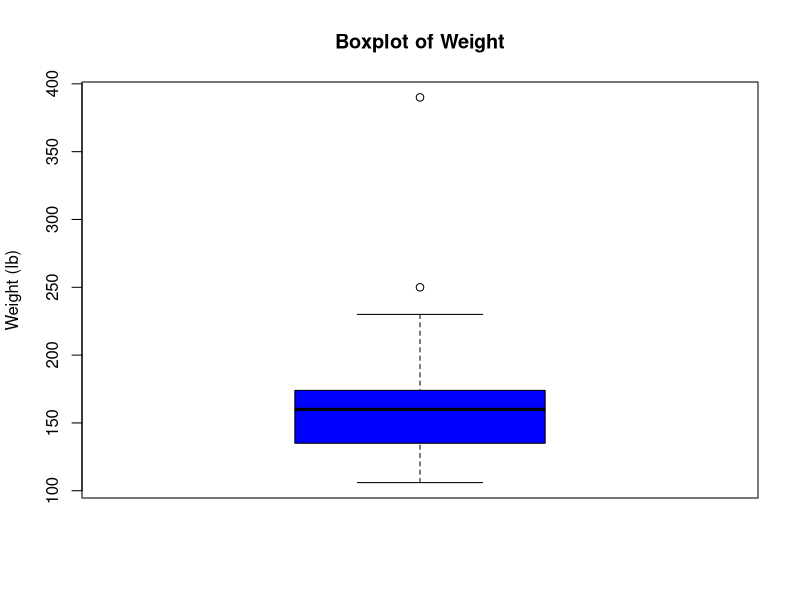
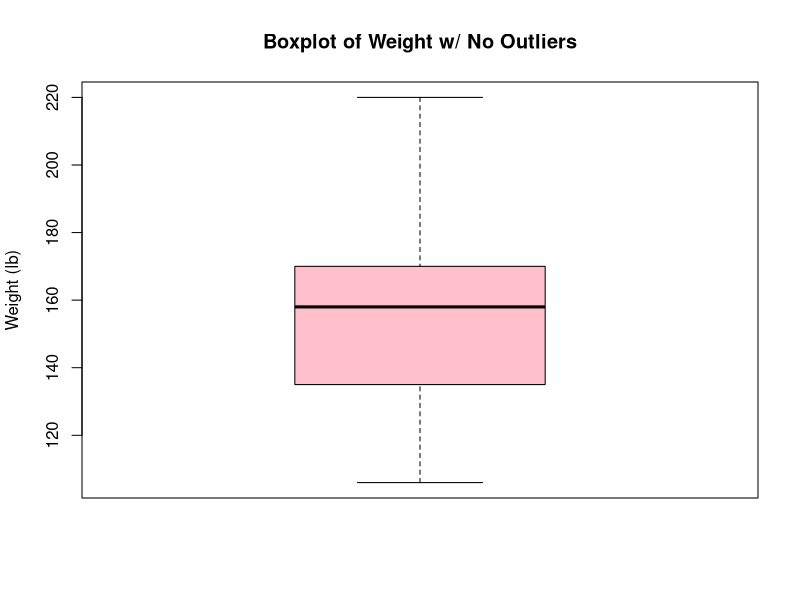
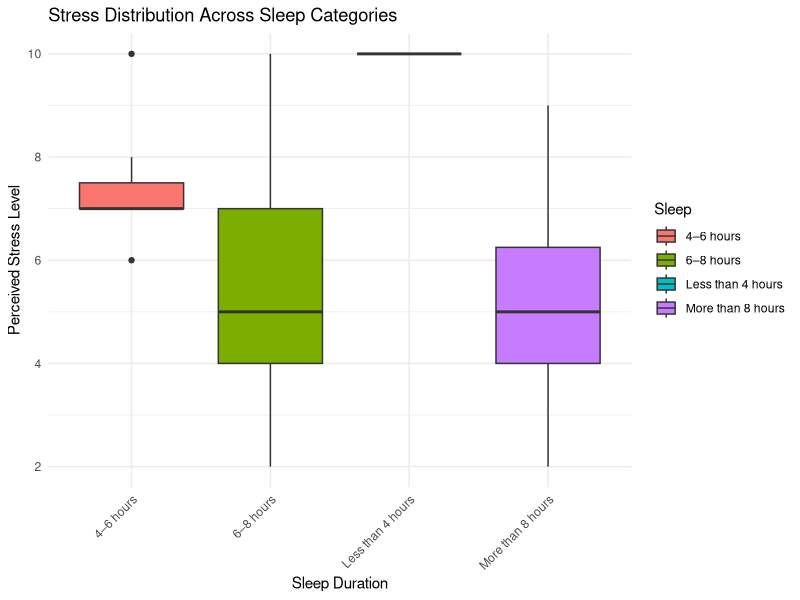
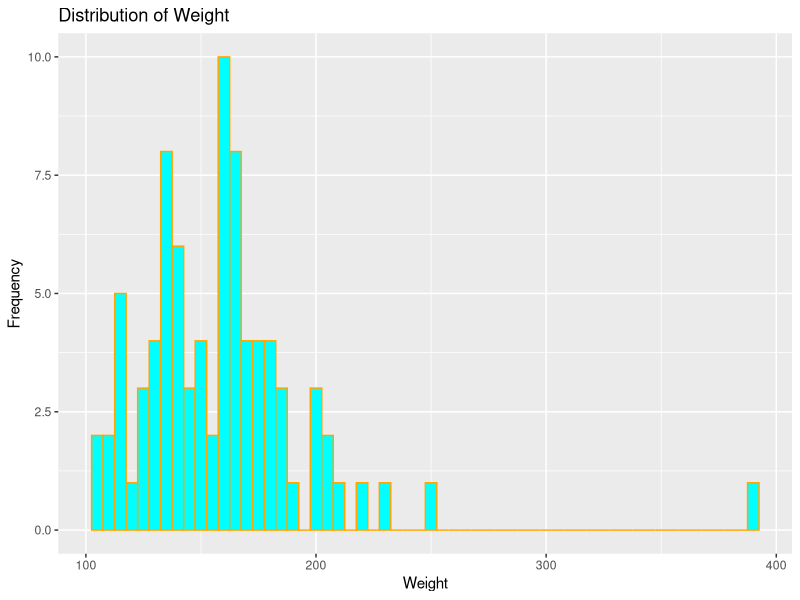
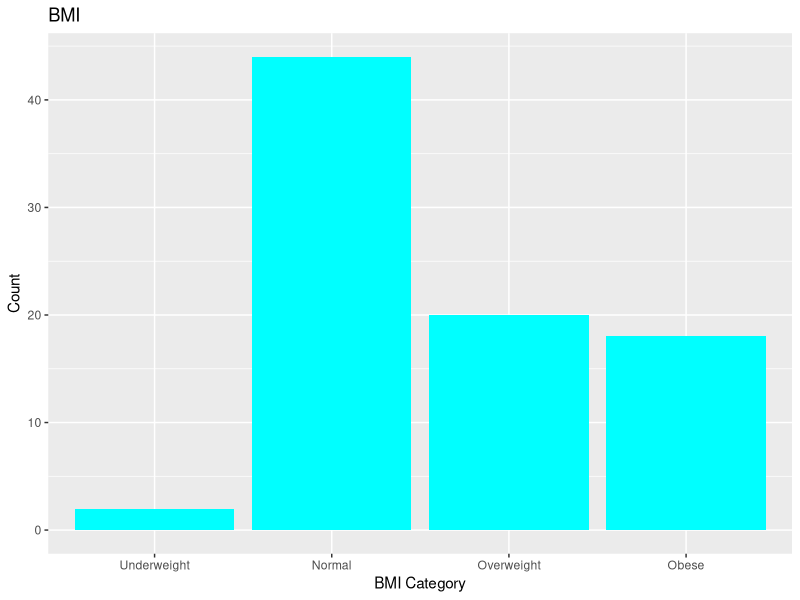
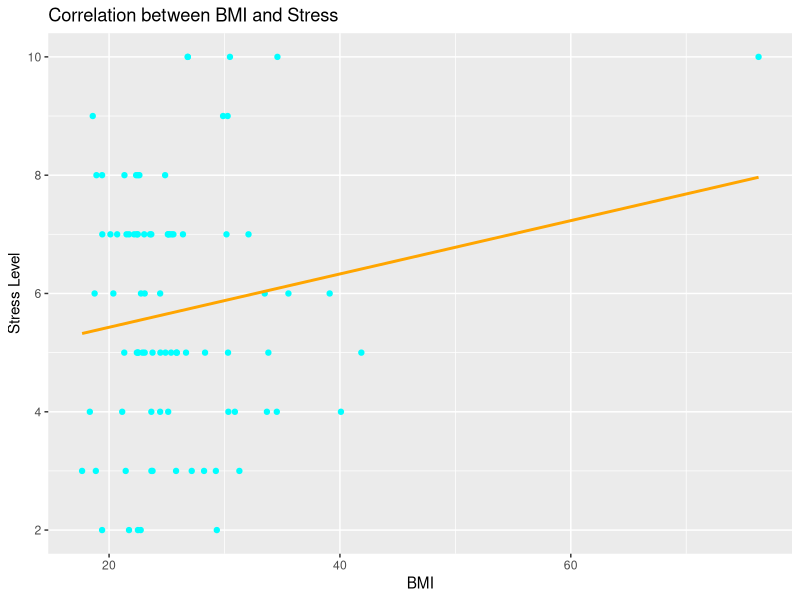
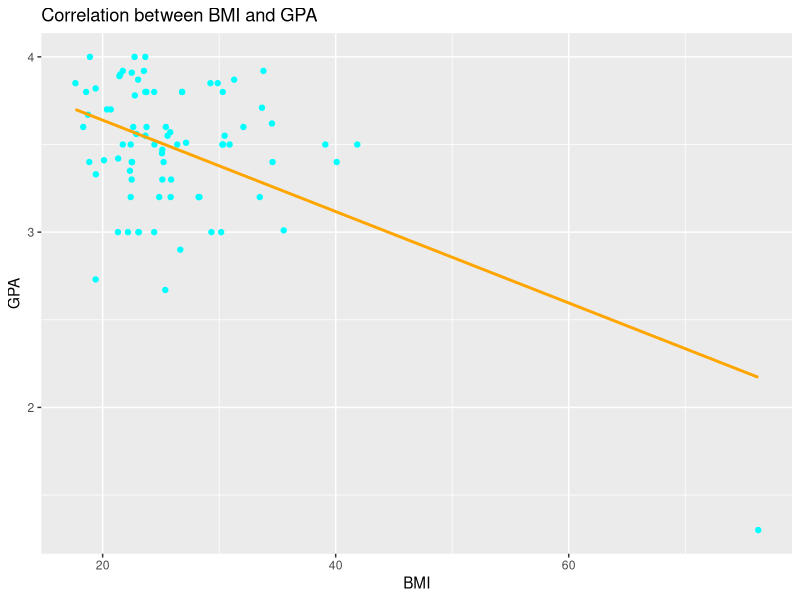

R code for these plots, in order:
## ---- chunk 1
knitr::opts_chunk$set(message =  FALSE)
knitr::opts_chunk$set(warning =  FALSE)
knitr::opts_chunk$set(error =  FALSE)
bfcolor <- function(x, color) {
  if (knitr::is_latex_output()) {
    sprintf("\\textcolor{%s}{\\textbf{%s}}", color, x)
  } else if (knitr::is_html_output()) {
    sprintf("<span style='color: %s;'><b>%s</b></span>", color, x)
  } else x
}
## ---- chunk 2
library(readxl)
library(ggplot2)
library(dplyr)
library(writexl)
library(tidyverse)
## ---- chunk 3
survey_data <- read_excel("Survey.xlsx")
survey_data

#rename height since its spelled wrong
survey_data$Height <- survey_data$Heigh

head(survey_data)

summary(survey_data$Weight)
summary(survey_data$Height)
summary(survey_data$GPA)
## ---- chunk 4
SurveyMissing <- survey_data %>%
  drop_na(Alcohol, GPA, Health)

head(SurveyMissing)
## ---- chunk 5
boxplot(survey_data$Weight, main="Boxplot of Weight", col ="blue",ylab= "Weight (lb)")
## ---- chunk 6
upper_limit<- 230
survey_data_no_outliers <- survey_data[survey_data$Weight < upper_limit, ]
boxplot(survey_data_no_outliers$Weight,main="Boxplot of Weight w/ No Outliers", col ="pink",ylab= "Weight (lb)")
## ---- chunk 7

survey_data %>% select(Sleep, Stress) %>%
  group_by(Sleep) %>%
  summarise("Average Stress Level by Group" = mean(Stress))
## ---- chunk 8


survey_data %>% ggplot(aes(y=Stress,x=Sleep,fill=Sleep)) +
  geom_boxplot() +
    labs(title = "Stress Distribution Across Sleep Categories", 
       x = "Sleep Duration", 
       y = "Perceived Stress Level") +
  theme_minimal() + 
  theme(axis.text.x = element_text(angle = 45, hjust = 1))  # Rotate x-axis labels for readability

## ---- chunk 9
survey_data_revisions <- read_excel("Survey.xlsx")

ggplot(survey_data_revisions, aes(x = Weight)) +
  geom_histogram(binwidth = 5, fill = "cyan", color = "orange") +
  labs(title = "Distribution of Weight",
       x = "Weight",
       y = "Frequency")
## ---- chunk 10


# Adjust the height column
survey_data_revisions$Heigh <- sapply(survey_data_revisions$Heigh, function(h) {
  if (h < 3) {
    # they typed in meters
    return(h * 39.3701)
  } else if (h < 30) {
    # ft.inches format (5.11 means 5 feet 11 inches)
    
    parts <- strsplit(as.character(h), "\\.")[[1]]
    feet <- as.numeric(parts[1])
    inches <- ifelse(length(parts) > 1, as.numeric(parts[2]), 0)
    
    # adjust if they had the audacity to put partial inches
    if (inches >= 12) { inches <- inches/10 }
    
    
    return(feet * 12 + inches)
  } else if (h >= 30 && h < 100) {
    # already in inches
    return(h)
  } else if (h >= 100 && h < 350) {
    # they typed in centimeters
    return(h * 0.393701)
  } else {
    # ftin format (511 means 5 feet 11 inches)
    
    h_str <- as.character(h)
    feet <- as.numeric(substr(h_str, 1, 1))
    inches <- as.numeric(substr(h_str, 2, nchar(h_str)))
    
    # adjust if they had the audacity to put partial inches
    if (inches >= 12) { inches <- inches/10 }
    
    return(feet * 12 + inches)
  }
})

write_xlsx(survey_data_revisions, "Survey_Height_Revised.xlsx")
## ---- chunk 11
BMI <- survey_data_revisions$Weight / survey_data_revisions$Heigh^2 * 704
## ---- chunk 12
bmi_category <- cut(
  BMI,
  breaks = c(-Inf, 18.5, 25, 30, Inf),
  labels = c("Underweight", "Normal", "Overweight", "Obese")
)

bmi_dataframe <- data.frame(Category = bmi_category)

ggplot(bmi_dataframe, aes(x = Category)) +
  geom_bar(fill = "cyan") +
  labs(title = "BMI", x = "BMI Category", y = "Count")
## ---- chunk 13

Stress <- survey_data_revisions$Stress
GPA <- survey_data_revisions$GPA

ggplot(survey_data_revisions, aes(x = BMI, y = Stress)) +
  geom_point(color = "cyan") +
  geom_smooth(method = "lm", se = FALSE, color = "orange") +
  labs(title = "Correlation between BMI and Stress",
       x = "BMI",
       y = "Stress Level")

ggplot(survey_data_revisions, aes(x = BMI, y = GPA)) +
  geom_point(color = "cyan") +
  geom_smooth(method = "lm", se = FALSE, color = "orange") +
  labs(title = "Correlation between BMI and GPA",
       x = "BMI",
       y = "GPA")
